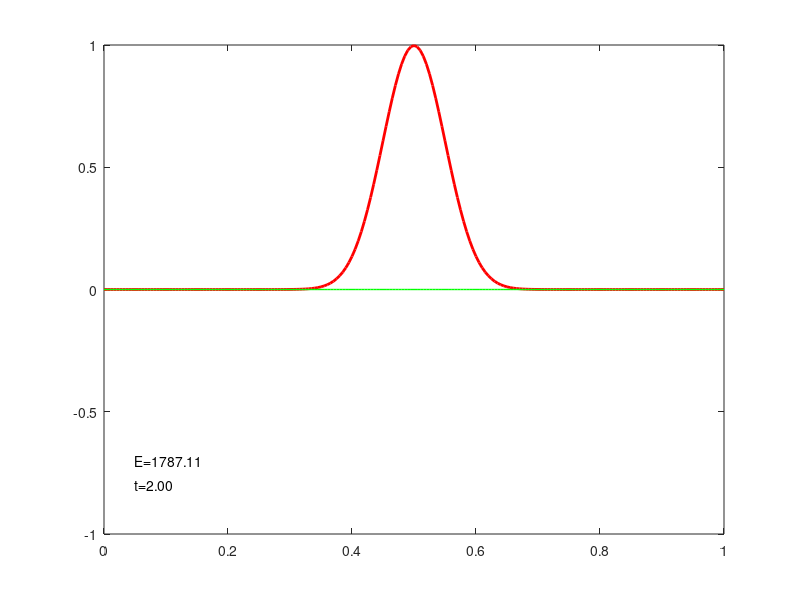
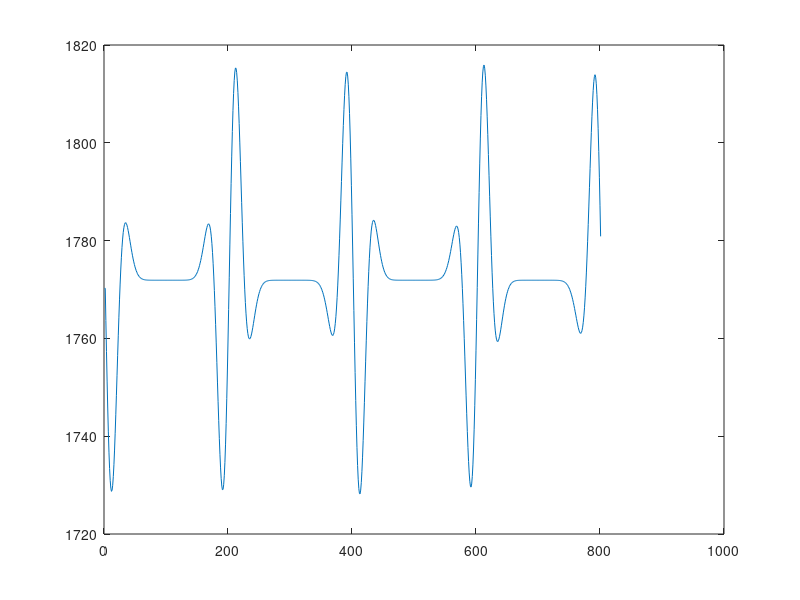
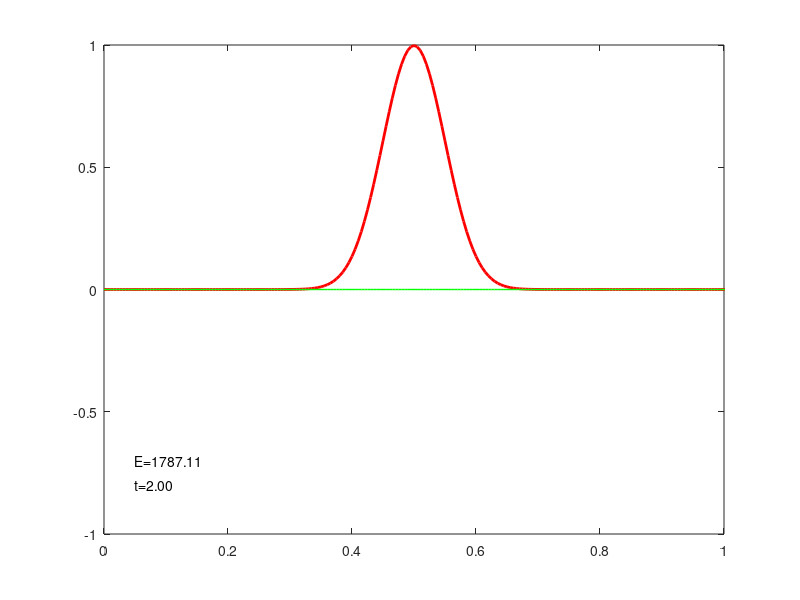
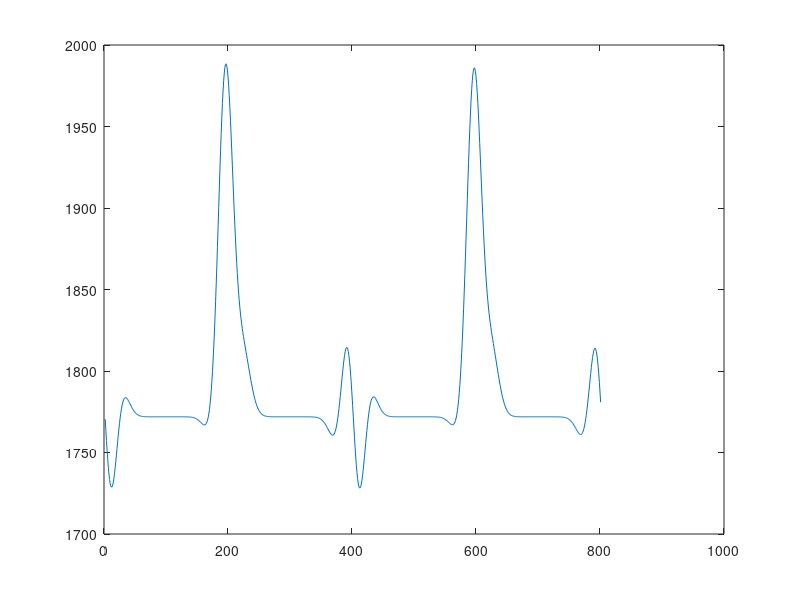

Source code (MATLAB) for these figures, in order: (Note: this script raises an error after producing the figures.)
%% ----------- DIRICHLET RV --------------

clear;
L = 1;
N = 200; % antal intervall
T = 2; % sluttid
dx = 1/N; % steglängd i rummet
dt = dx/2.0; % tidssteg, tänk på stabilitetsvillkoren
M = round(T/dt); % antal tidsteg
c = 1; % våghastighet


% allokering av minne
q = zeros(N-1,M+1); % u(n,m) lösningens värde vid tid (m-1)*dt i position n*dx
p = zeros(N-1,M+1); % p=u'
A = zeros(N-1,N-1); % Au är differensapproximation av d^2 u/dx^2
x = dx*(1:N-1)'; % x(n) är n*dx
E = zeros(1,M+1); % För att beräkna energin i varje tidssteg.
y = zeros(N-1,M+1); % d-lamberts lösning

%Skapa matrisen A
A = sparse( ...
    diag(ones(1,N-1)*(-2)/dx^2)+...
    diag(ones(1,N-2)/dx^2, 1)+...
    diag(ones(1,N-2)/dx^2, -1)...
    );


%Sätt begynnelsedata för q, p, E
g = @(x) exp(-200*(x-0.5).^2);
for i = 1:N-1
    q(i,1) = g(x(i));
end
% p är noll initialt.
E(1) = - 1/2 * dot(q(:,1), c^2*A*q(:,1));




% Sätt upp film
nframe = M+1; % kommando för film
mov(1:nframe)= struct('cdata',[],'colormap',[]);
figure;
plot(x, q(:,1), 'r', 'Linewidth', 1); hold on; %Plot vid tiden t=0.
axis([0 1 -1 1])
set(gca, 'nextplot', 'replacechildren')
drawnow
mov(1) = getframe(gcf); %Första frame i filmen.


for j=1:M
    % Beräkna energi
    E(j+1) = 1/2 * dot(p(:,j), p(:,j)) - 1/2 * dot(q(:,j), c^2*A*q(:,j));

    % Beräkna p,q & d-lamberts lösnming y
    p(:,j+1) = p(:,j) + dt*c^2*A*q(:,j);
    q(:,j+1) = q(:,j) + dt*p(:,j+1);
    y(:,j) = 1/2 * g(x-c*dt*j) + 1/2 * g(x+c*dt*j);
    
    % Plotta lösningar
    X = [0;x;L]; U = [0;q(:,j);0]; Y = [0;y(:,j);0];
    plot(X, U, 'r', 'Linewidth', 2); hold on;
    plot(X, Y, "g", "LineWidth",1)

    % Skriv ut tidssteg och energi
    text(0.05,-0.8, sprintf('t=%.2f', dt*j))
    text(0.05,-0.7, sprintf("E=%.2f", E(j)))

    % Uppdatera bilder (idk these commands, karins kod...)
    set(gca, 'nextplot', 'replacechildren')
    drawnow
    mov(j+1) = getframe(gcf);
end

figure; plot((1:801)',E);











%% ---------------- NEUMANN RV -------------------

clear;
L = 1;
N = 200; % antal intervall
T = 2; % sluttid
dx = 1/N; % steglängd i rummet
dt = dx/2.0; % tidssteg, tänk på stabilitetsvillkoren
M = round(T/dt); % antal tidsteg
c = 1; % våghastighet


% allokering av minne
q = zeros(N+1, M+1); % q(n,m) lösningens värde vid tid (m-1)*dt i position n*dx
p = zeros(N+1, M+1); % 
A = zeros(N+1, N+1); %
x = dx*(1:N+1)'; % x(n) är n*dx
E = zeros(1, M+1); % För att beräkna energin i varje tidssteg.
y = zeros(N+1, M+1); % d-lamberts lösning

%Skapa matrisen A

% Test: Neumann randvillkor alpha, beta
alpha = 1;
beta = 1;

A = sparse( ...
    diag(ones(1,N+1)*(-2)/dx^2)+...
    diag(ones(1,N)/dx^2, 1)+...
    diag(ones(1,N)/dx^2, -1)...
    );
A(1,2) = 2/dx^2; A(N+1,N) = 2/dx^2;



%Sätt begynnelsedata för q, p, E
g = @(x) exp(-200*(x-0.5).^2);
for i = 1:N+1
    q(i,1) = g(x(i));
end
% p är noll initialt.
E(1) = - 1/2 * dot(q(:,1), c^2*A*q(:,1));




% Sätt upp film
nframe = M+1; % kommando för film
mov(1:nframe)= struct('cdata',[],'colormap',[]);
figure;
plot(x, q(:,1), 'r', 'Linewidth', 1); hold on; %Plot vid tiden t=0.
axis([0 1 -1 1])
set(gca, 'nextplot', 'replacechildren')
drawnow
mov(1) = getframe(gcf); %Första frame i filmen.


for j=1:M
    % Beräkna energi
    E(j+1) = 1/2 * dot(p(:,j), p(:,j)) - 1/2 * dot(q(:,j), c^2*A*q(:,j));

    % Beräkna p,q & d-lamberts lösnming y
    p(:,j+1) = p(:,j) + dt*c^2*A*q(:,j);
    q(:,j+1) = q(:,j) + dt*p(:,j+1);
    y(:,j) = 1/2 * g(x-c*dt*j) + 1/2 * g(x+c*dt*j);
    
    % Plotta lösningar
    X = [0;x;L]; U = [0;q(:,j);0]; Y = [0;y(:,j);0];
    plot(X, U, 'r', 'Linewidth', 2); hold on;
    plot(X, Y, "g", "LineWidth",1)

    % Skriv ut tidssteg och energi
    text(0.05,-0.8, sprintf('t=%.2f', dt*j))
    text(0.05,-0.7, sprintf("E=%.2f", E(j)))

    % Uppdatera bilder (idk these commands, karins kod...)
    set(gca, 'nextplot', 'replacechildren')
    drawnow
    mov(j+1) = getframe(gcf);
end

figure; plot((1:801)',E);










%% --------------- PLOT FÖR SKOJS SKULL ---------------
clear;
% Rumsparametrar
a = 0; b = 1;
N = 100;
dx = (b-a)/N;
c = 1;

% Matrisen
A = diag(ones(1,N-1)*(-2/dx^2))+...
    diag(ones(1,N-2)/dx^2, 1)+...
    diag(ones(1,N-2)/dx^2, -1);

A = sparse(A);

% tidparametrar
T = 2;
M = 10000;
dt = T/M;

% Minne
q = zeros(N-1, M+1); % motsvarar u-hatt
p = zeros(N-1, M+1); % motsvarar d u-hatt / dt

% Begynnelsevärden
g = @(x) exp(-200*(x-0.5)^2); 
for i = 1:N-1
    q(i,1) = g(dx*i);
end

for j = 1:M
    p(:,j+1) = p(:,j) + dt * c^2*A*q(:,j);
    q(:,j+1) = q(:,j) + dt * p(:,j+1);
end


% Define your data
x = (1:N-1)/N;              % Rows correspond to x
y = (0:M)/M;              % Columns correspond to y

% Create a grid
[Y, X] = meshgrid(y, x); 

% Plot
figure;
surf(X, Y, q,"EdgeColor","texturemap");
xlabel('Position');
ylabel('Time');
zlabel('q : Wave amplitude');